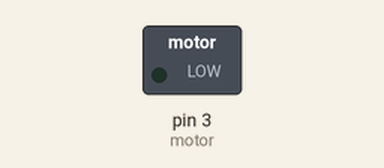
Recording of a sketch running on a simulated Arduino Uno, built for the host (arithmetic inside an expression is 32-bit, double 64-bit). Shown: switched loads named in the sketch (green lamp = pin HIGH).

Above: at 0.1 s.
Timing chart, 0 to 0.9 s (numbered marks = the images above):
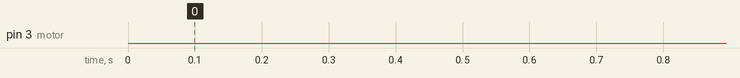

The sketch:

controller_no_kill_button.ino
```cpp
//initializations
int motor = 3; //use PWM pin 11 on the arduino uno

//Parameters
int systolic_pressure = 30; //mmHg
int diastolic_pressure = 50; //mmHg
int bpm = 60; //heart rate in beats per minute

//Calculations:
//interval calculations
int duration = (bpm/(60*1000)); //miliseconds per beat
//pressure calculations
  //80 is a guess
int systolic = (systolic_pressure/80)*255; //duty cycle of motor for systolic pressure
int diastolic = (diastolic_pressure/80)*255; //duty cycle of motor for diastolic pressure

void setup() {

}

void loop() {
    analogWrite(motor, 255); //systolic pressure half the interval
    delay(duration/2);
    analogWrite(motor, 255/2); //diastolic pressure half the interval
    delay(duration/2);
}
```
